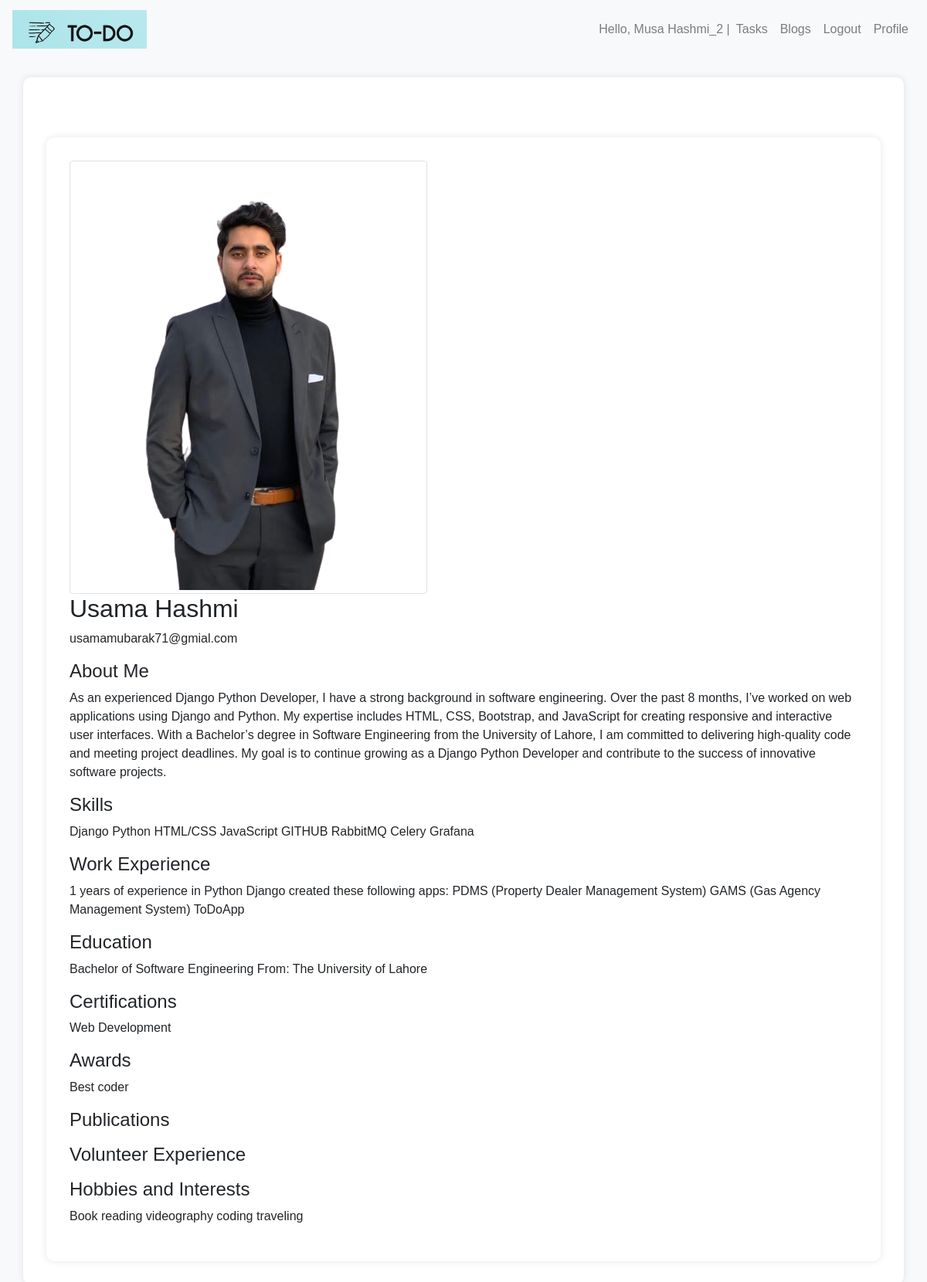
The page /profile/4/ (signed in) on the database its author committed.
### todoapp/models.py (models this page shows, shortened)
class CustomUser(AbstractBaseUser, PermissionsMixin):
    email = models.EmailField(unique=True)
    first_name = models.CharField(max_length=30)
    last_name = models.CharField(max_length=30)
    is_active = models.BooleanField(default=True)
    is_staff = models.BooleanField(default=False)
    about_me = models.TextField(blank=True, null=True)
    profile_picture = models.ImageField(upload_to='profile_pictures/', blank=True, null=True)
    skills = models.TextField(blank=True, null=True)
    work_experience = models.TextField(blank=True, null=True)
    education = models.TextField(blank=True, null=True)
    certifications = models.TextField(blank=True, null=True)
    awards = models.TextField(blank=True, null=True)
    publications = models.TextField(blank=True, null=True)
    volunteer_experience = models.TextField(blank=True, null=True)
    hobbies_and_interests = models.TextField(blank=True, null=True)
    objects = CustomUserManager()
    USERNAME_FIELD = 'email'
    REQUIRED_FIELDS = ['first_name', 'last_name']

### todoapp/views.py (the view)
# urls.py: path('profile/<int:user_id>/', views.view_profile, name='view_profile'),
@login_required
def view_profile(request, user_id):
    user = get_object_or_404(CustomUser, id=user_id)
    context = {
        'profile_user': user,
    }
    return render(request, 'view_profile.html', context)

### todoapp/Templates/view_profile.html (shortened to what this page needs)
{% extends "base.html" %}
    {% block content %}
    <div class="container mt-5">
        <div class="profile-header">
            <img src="{{ profile_user.profile_picture.url }}" alt="Profile Picture" class="img-thumbnail">
            <h2>{{ profile_user.first_name }} {{ profile_user.last_name }}</h2>
            <p>{{ profile_user.email }}</p>
        </div>
        <div class="profile-section">
            <h4>About Me</h4>
            <p>{{ profile_user.about_me }}</p>
        </div>
        <div class="profile-section">
            <h4>Skills</h4>
            <p>{{ profile_user.skills }}</p>
        </div>
        <div class="profile-section">
            <h4>Work Experience</h4>
            <p>{{ profile_user.work_experience }}</p>
        </div>
        <div class="profile-section">
            <h4>Education</h4>
            <p>{{ profile_user.education }}</p>
        </div>
        <div class="profile-section">
            <h4>Certifications</h4>
            <p>{{ profile_user.certifications }}</p>
        </div>
        <div class="profile-section">
            <h4>Awards</h4>
            <p>{{ profile_user.awards }}</p>
        </div>
        <div class="profile-section">
            <h4>Publications</h4>
        </div>
        <div class="profile-section">
            <h4>Volunteer Experience</h4>
        </div>
        <div class="profile-section">
            <h4>Hobbies and Interests</h4>
            <p>{{ profile_user.hobbies_and_interests }}</p>
        </div>
    </div>
    {% endblock %}

### todoapp/Templates/base.html (shortened to what this page needs)
{% load static %}
<!DOCTYPE html>
<html lang="en">
<head>
    <link rel="stylesheet" href="https://stackpath.bootstrapcdn.com/bootstrap/4.5.2/css/bootstrap.min.css">
</head>
<body>
    <nav class="navbar navbar-expand-lg navbar-light bg-light">
        <a class="navbar-brand" href="{% url 'blog_list' %}">
            <img src="{% static 'img/head.png' %}" alt="Logo" style="max-height: 50px;">
        </a>
        <div class="collapse navbar-collapse" id="navbarNav">
            <ul class="navbar-nav ml-auto">
                {% if user.is_authenticated %}
                <li class="nav-item">
                    <span class="navbar-text">Hello, {{ user.first_name }} {{ user.last_name }} |</span>
                </li>
                <li class="nav-item">
                    <a class="nav-link" href="{% url 'task_list' %}">Tasks</a>
                </li>
                <li class="nav-item">
                    <a class="nav-link" href="{% url 'blog_list' %}">Blogs</a>
                </li>
                <li class="nav-item">
                    <a class="nav-link" href="{% url 'logout' %}">Logout</a>
                </li>
                <li class="nav-item">
                    <a class="nav-link" href="{% url 'profile' %}">Profile</a>
                </li>
                {% endif %}
            </ul>
        </div>
    </nav>
    <div class="container mt-4">
        {% block content %}
        {% endblock %}
    </div>
</body>
</html>

### todoapp/Templates/base.html (style rules this page uses)
body { background-color: #f8f9fa; font-family: 'Arial', sans-serif; }
.container { background-color: #ffffff; border-radius: 10px; box-shadow: 0 0 10px rgba(0, 0, 0, 0.1); padding: 30px; margin-top: 50px; }

### rows shown on the page
CustomUser: first_name "Musa", last_name "Hashmi_2"
CustomUser: profile_picture (picture), first_name "Usama", last_name "Hashmi", email "usamamubarak71@gmial.com", about_me "As an experienced Django Python Developer, I have a strong background in software engineering. Over the past 8 months, I’ve worked on web applications using Django and Python. My expertise includes HTML, CSS, Bootstrap, and JavaScript for creating responsive and interactive user interfaces. With a Bachelor’s degree in Software Engineering from the University of Lahore, I am committed to delivering high-quality code and meeting project deadlines. My goal is to continue growing as a Django Python Developer and contribute to the success of innovative software projects.", skills "Django Python HTML/CSS JavaScript GITHUB RabbitMQ Celery Grafana", work_experience "1 years of experience in Python Django created these following apps: PDMS (Property Dealer Management System) GAMS (Gas Agency Management System) ToDoApp", education "Bachelor of Software Engineering From: The University of Lahore", certifications "Web Development", awards "Best coder", hobbies_and_interests "Book reading videography coding traveling"
